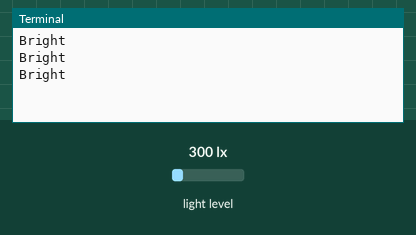
The program below on a simulated Raspberry Pi (BCM pin numbers). On the bench: the last lines printed to the terminal. The inputs (shaded band) are chosen by the test bench; at power-on: light level 300 lx.

Above: at 1.2 s.
1.3 s: light level set to 40 lx
At 1.9 s:
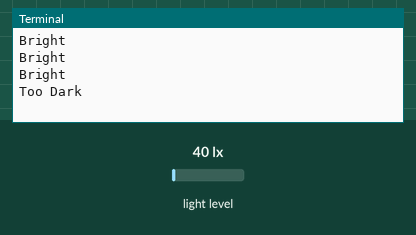
3.0 s: light level set to 500 lx
At 3.4 s:
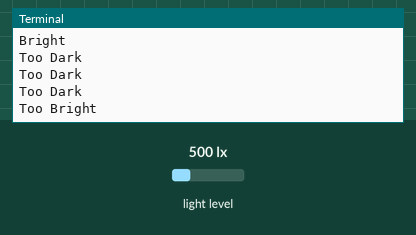
4.5 s: light level set to 180 lx
At 4.9 s:
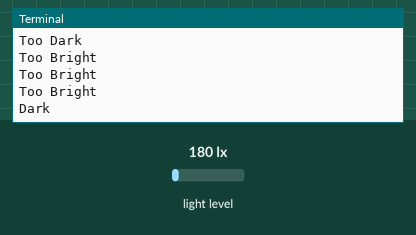

The program:

code.py
```python
import smbus
import time

DEVICE     = 0x23 # I2C address

POWER_DOWN = 0x00 # No active state
POWER_ON   = 0x01 # Power on
RESET      = 0x07 # Reset data register value

# Start measurement at 4lx resolution. Time typically 16ms.
CONTINUOUS_LOW_RES_MODE = 0x13
# Start measurement at 1lx resolution. Time typically 120ms
CONTINUOUS_HIGH_RES_MODE_1 = 0x10
# Start measurement at 0.5lx resolution. Time typically 120ms
CONTINUOUS_HIGH_RES_MODE_2 = 0x11
# Start measurement at 1lx resolution. Time typically 120ms
# Device is automatically set to Power Down after measurement.
ONE_TIME_HIGH_RES_MODE_1 = 0x20
# Start measurement at 0.5lx resolution. Time typically 120ms
# Device is automatically set to Power Down after measurement.
ONE_TIME_HIGH_RES_MODE_2 = 0x21
# Start measurement at 1lx resolution. Time typically 120ms
# Device is automatically set to Power Down after measurement.
ONE_TIME_LOW_RES_MODE = 0x23

bus = smbus.SMBus(1)

def convertToNumber(data):
  result=(data[1] + (256 * data[0])) / 1.2
  return (result)

def readLight(addr=DEVICE):
  # Read data from I2C interface
  data = bus.read_i2c_block_data(addr,ONE_TIME_HIGH_RES_MODE_1)
  return convertToNumber(data)

def main():

  while True:
    lightLevel=readLight()
    if(lightLevel>= 400):
        print("Too Bright")
    elif(lightLevel> 200 and lightLevel<400):
        print("Bright")
    elif(lightLevel<200 and lightLevel>100):
        print("Dark")
    elif(lightLevel<100):
        print("Too Dark");

    time.sleep(0.5)

if __name__=="__main__":
   main()
```

Measured:
- after the input at 1.3 s, the terminal: prints a new line after 0.21 s (image 1)
- after the input at 3.0 s, the terminal: prints a new line at once (image 2)
- after the input at 4.5 s, the terminal: prints a new line at once (image 3)
